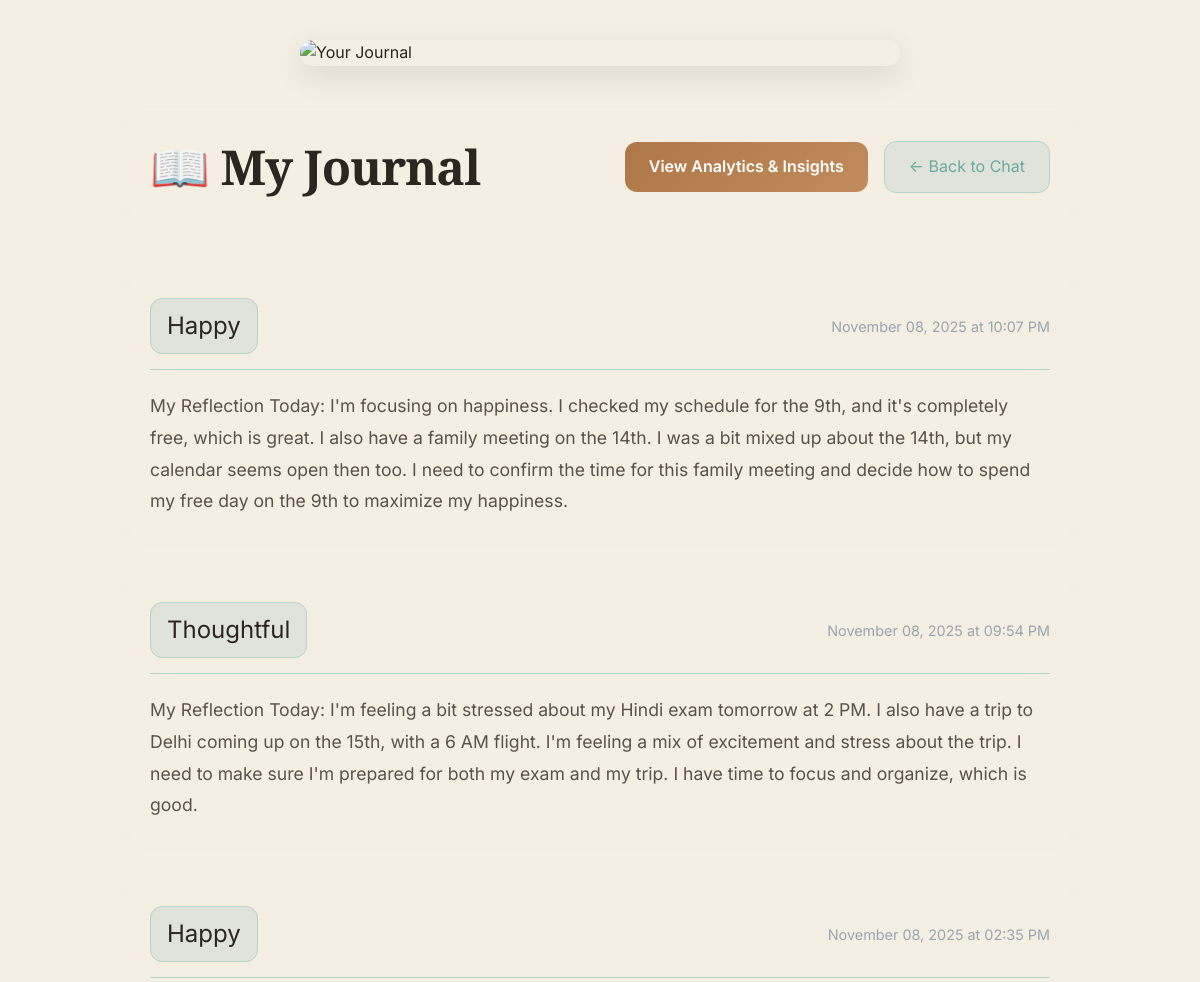
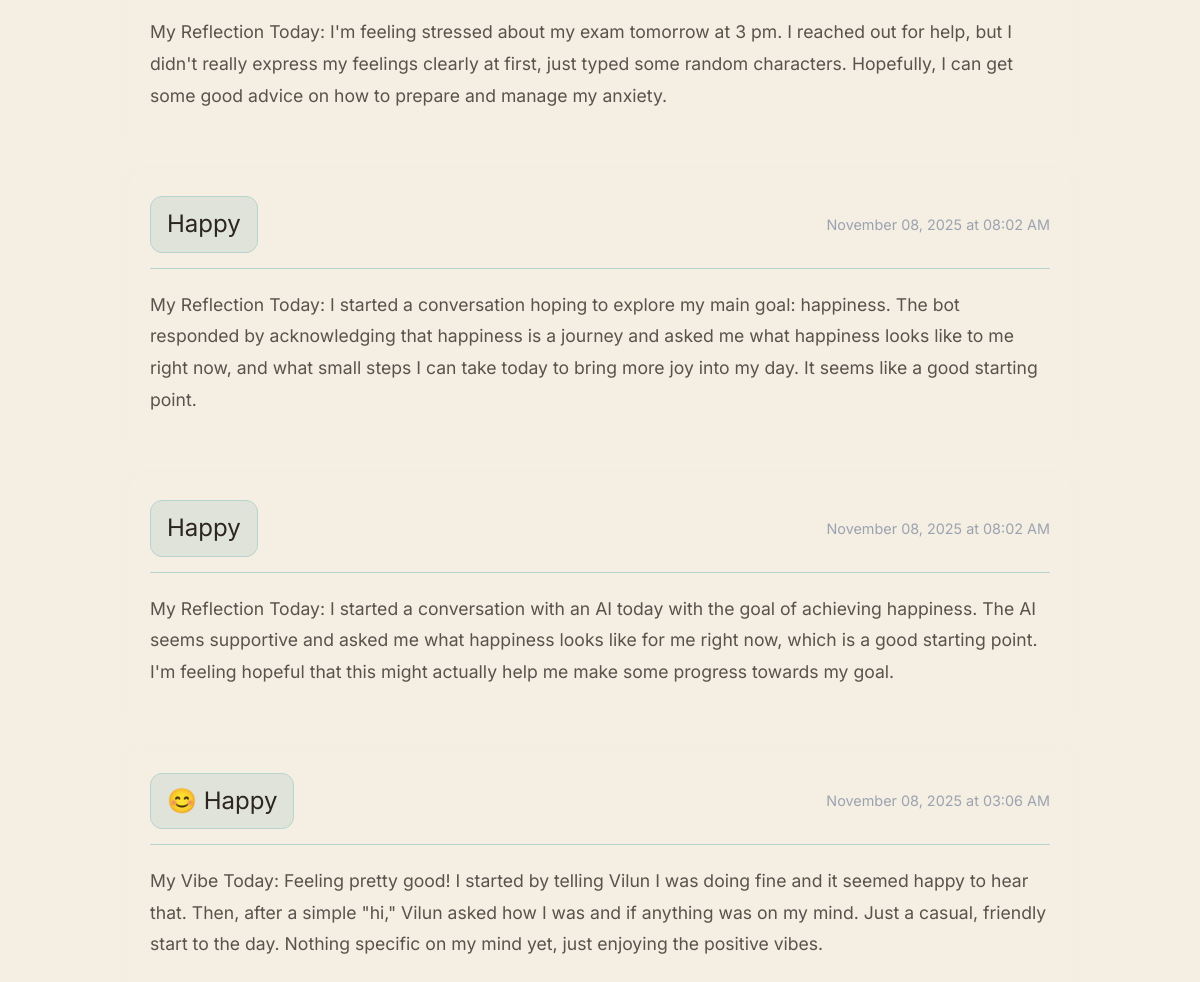
Page /journal (signed in) on the committed database (2 pictures, top to bottom).
### models.py (models this page shows, shortened)
class Journal(db.Model):
    __tablename__ = 'journals'
    id = db.Column(db.Integer, primary_key=True)
    user_id = db.Column(db.Integer, db.ForeignKey('users.id'), nullable=False)
    mood = db.Column(db.String(50), nullable=False)
    summary = db.Column(db.Text, nullable=False)
    goal_progress = db.Column(db.Text, nullable=True)
    timestamp = db.Column(db.DateTime, default=get_ist_now)

### app.py (the view)
@app.route('/journal')
@login_required
def journal_view():
    journals = Journal.query.filter_by(user_id=current_user.id).order_by(Journal.timestamp.desc()).all()
    return render_template('journal.html', journals=journals)

### app.py (called while the page is built)
@login_manager.user_loader
def load_user(user_id):
    return User.query.get(int(user_id))

### templates/journal.html (shortened to what this page needs)
{% extends "base.html" %}
{% block content %}
<div class="journal-container">
    <div class="journal-hero">
        <img src="{{ url_for('static', filename='images/journal_hero.jpg') }}" alt="Your Journal" class="journal-hero-img">
    </div>
    <div class="journal-header glass">
        <h1 class="glow-text">📖 My Journal</h1>
        <div class="header-buttons">
            {% if journals %}
            <a href="{{ url_for('journal_analytics') }}" class="btn-analytics">View Analytics & Insights</a>
            {% endif %}
            <a href="{{ url_for('chatbot') }}" class="btn-back">← Back to Chat</a>
        </div>
    </div>
    <div class="journal-entries">
        {% if journals %}
            {% for journal in journals %}
            <div class="journal-card glass fade-in">
                <div class="journal-header-info">
                    <span class="mood-badge">{{ journal.mood }}</span>
                    <span class="journal-date">{{ journal.timestamp.strftime('%B %d, %Y at %I:%M %p') }}</span>
                </div>
                <div class="journal-content">
                    <p>{{ journal.summary }}</p>
                </div>
            </div>
            {% endfor %}
        {% else %}
            <div class="empty-state glass">
                <h2>No journal entries yet</h2>
                <p>Start chatting with EmoAI to create your first entry!</p>
                <a href="{{ url_for('chatbot') }}" class="btn-primary glow-btn">Start Chatting</a>
            </div>
        {% endif %}
    </div>
</div>
{% endblock %}

### static/css/main.css (style rules this page uses)
* { margin: 0; padding: 0; box-sizing: border-box; }
:root { --primary-color: #4A5454; --secondary-color: #6E7878; --accent-color: #6BA99F; --accent-light: #7DBFB3; --accent-peach: #E8B5A6; --accent-lavender: #C9B5E3; --accent-tan: #D4A89A; --bg-primary: #FDF8F3; --bg-secondary: #F4EEE3; --bg-accent: #EBE4D9; --bg-warm: #F9F3ED; --bg-sage-light: #E8F0ED; --bg-peach-light: #FDF6F3; --text-primary: #2C2520; --text-secondary: #5A524C; --text-muted: #8B7F74; --text-sage: #456A64; --border-color: #E5DACF; --border-sage: #B5D4CC; --shadow-sm: 0 2px 4px 0 rgba(74, 84, 84, 0.08), 0 1px 2px 0 rgba(74, 84, 84, 0.06); --shadow-md: 0 4px 8px -2px rgba(74, 84, 84, 0.12), 0 2px 4px -1px rgba(74, 84, 84, 0.08); --shadow-lg: 0 10px 20px -5px rgba(74, 84, 84, 0.14), 0 4px 8px -2px rgba(74, 84, 84, 0.1); --shadow-xl: 0 20px 30px -8px rgba(74, 84, 84, 0.16), 0 10px 15px -5px rgba(74, 84, 84, 0.12); --shadow-warm: 0 8px 24px rgba(232, 181, 166, 0.15); }
body { font-family: 'Inter', -apple-system, BlinkMacSystemFont, 'Segoe UI', sans-serif; background: var(--bg-secondary); color: var(--text-primary); min-height: 100vh; line-height: 1.6; -webkit-font-smoothing: antialiased; -moz-osx-font-smoothing: grayscale; }
h1, h2, h3, h4, h5, h6 { font-family: 'Playfair Display', serif; font-weight: 600; line-height: 1.3; color: var(--text-primary); letter-spacing: -0.02em; }
h1 { font-size: 3rem; font-weight: 700; }
html { scroll-behavior: smooth; }

### templates/journal.html (style rules this page uses)
.journal-container { min-height: 100vh; padding: 40px 20px; max-width: 1000px; margin: 0 auto; }
.journal-hero { width: 100%; max-width: 600px; margin: 0 auto 40px; border-radius: 20px; overflow: hidden; box-shadow: 0 10px 30px rgba(0, 0, 0, 0.1); }
.journal-hero-img { width: 100%; height: auto; display: block; object-fit: cover; }
.journal-header { display: flex; justify-content: space-between; align-items: center; padding: 30px; border-radius: 20px; margin-bottom: 40px; backdrop-filter: blur(10px); }
.header-buttons { display: flex; gap: 1rem; align-items: center; }
.btn-analytics { background: linear-gradient(135deg, rgb(173, 119, 72), rgb(193, 139, 92)); padding: 12px 24px; border-radius: 12px; color: white; text-decoration: none; transition: all 0.3s; font-weight: 600; }
.btn-back { background: rgba(107, 169, 159, 0.15); padding: 12px 24px; border-radius: 12px; color: var(--accent-color); text-decoration: none; transition: all 0.3s; border: 1px solid var(--border-sage); }
.journal-entries { display: flex; flex-direction: column; gap: 25px; }
.journal-card { padding: 30px; border-radius: 20px; backdrop-filter: blur(10px); animation: slideUp 0.5s ease-out; }
.journal-header-info { display: flex; justify-content: space-between; align-items: center; margin-bottom: 20px; padding-bottom: 15px; border-bottom: 1px solid var(--border-sage); }
.mood-badge { font-size: 1.5rem; padding: 8px 16px; background: rgba(107, 169, 159, 0.15); border-radius: 12px; border: 1px solid var(--border-sage); }
.journal-date { color: #9ca3af; font-size: 0.9rem; }
.journal-content p { color: var(--text-secondary); line-height: 1.8; font-size: 1.1rem; }

### rows in the picture
Journal: mood "Happy", timestamp "November 08, 2025 at 10:07 PM", summary "My Reflection Today: I'm focusing on happiness. I checked my schedule for the 9th, and it's completely free, which is great. I also have a family meeting on the 14th. I was a bit mixed up about the 14th, but my calendar seems open then too. I need to confirm the time for this family meeting and decide how to spend my free day on the 9th to maximize my happiness."
Journal: mood "Thoughtful", timestamp "November 08, 2025 at 09:54 PM", summary "My Reflection Today: I'm feeling a bit stressed about my Hindi exam tomorrow at 2 PM. I also have a trip to Delhi coming up on the 15th, with a 6 AM flight. I'm feeling a mix of excitement and stress about the trip. I need to make sure I'm prepared for both my exam and my trip. I have time to focus and organize, which is good."
Journal: mood "Happy", timestamp "November 08, 2025 at 02:35 PM", summary "My Reflection Today: I'm feeling stressed about my exam tomorrow at 3 pm. I reached out for help, but I didn't really express my feelings clearly at first, just typed some random characters. Hopefully, I can get some good advice on how to prepare and manage my anxiety."
Journal: mood "Happy", timestamp "November 08, 2025 at 08:02 AM", summary "My Reflection Today: I started a conversation hoping to explore my main goal: happiness. The bot responded by acknowledging that happiness is a journey and asked me what happiness looks like to me right now, and what small steps I can take today to bring more joy into my day. It seems like a good starting point."
Journal: mood "Happy", timestamp "November 08, 2025 at 08:02 AM", summary "My Reflection Today: I started a conversation with an AI today with the goal of achieving happiness. The AI seems supportive and asked me what happiness looks like for me right now, which is a good starting point. I'm feeling hopeful that this might actually help me make some progress towards my goal."
Journal: mood "😊 Happy", timestamp "November 08, 2025 at 03:06 AM", summary "My Vibe Today: Feeling pretty good! I started by telling Vilun I was doing fine and it seemed happy to hear that. Then, after a simple \"hi,\" Vilun asked how I was and if anything was on my mind. Just a casual, friendly start to the day. Nothing specific on my mind yet, just enjoying the positive vibes."
